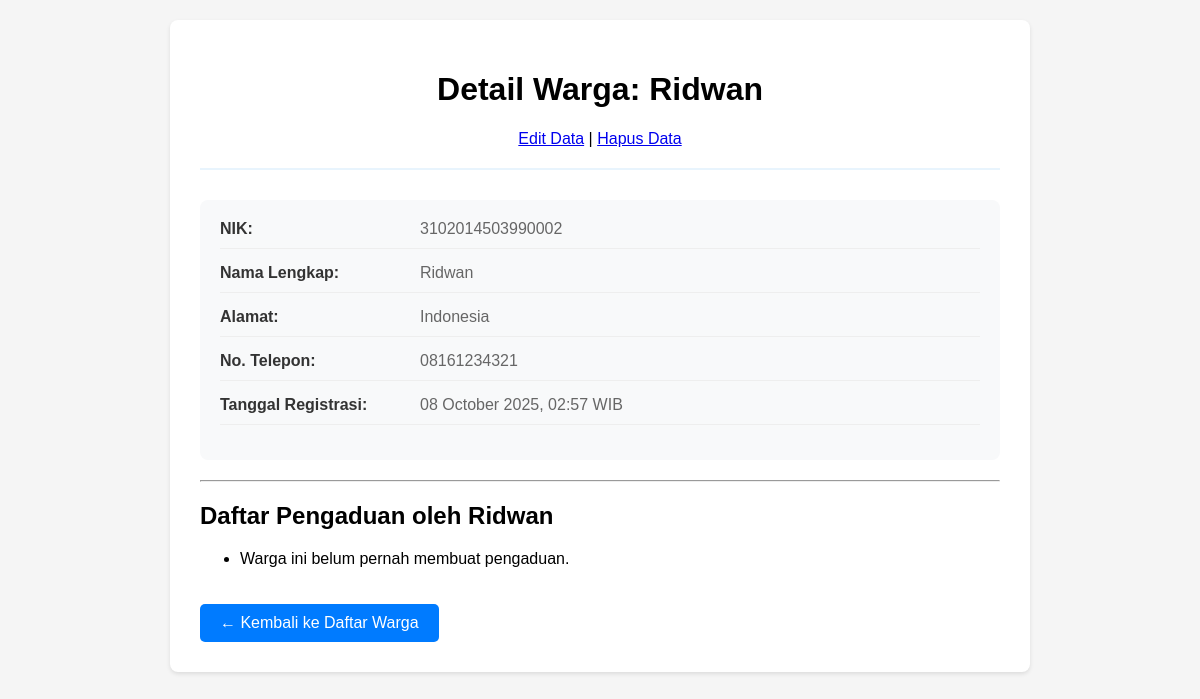
Page /warga/3/ on the committed database.
### warga/models.py (models this page shows, shortened)
class Warga(models.Model):
    nik = models.CharField(max_length=16, unique=True, verbose_name="nomor Induk Kependudukan")
    nama_lengkap = models.CharField(max_length=100, verbose_name="Nama Lengkap")
    alamat = models.TextField(verbose_name="Alamat Tinggal")
    no_telepon = models.CharField(max_length=15, blank=True, verbose_name="Nomor Telepon")
    tanggal_registrasi = models.DateTimeField(auto_now_add=True)

### warga/views.py (the view)
# urls.py: path('<int:pk>/', WargaDetailView.as_view(), name='warga-detail'),
class WargaDetailView(DetailView):
    model = Warga

### warga/templates/warga/warga_detail.html (shortened to what this page needs)
<!DOCTYPE html>
<html lang="id">
  <head>
  </head>
  <body>
    <div class="container">
      <div class="header">
        <h1>Detail Warga: {{ object.nama_lengkap }}</h1>
        <a href="{% url 'warga-edit' object.pk %}">Edit Data</a> |
        <a href="{% url 'warga-hapus' object.pk %}">Hapus Data</a>
      </div>
      <div class="detail-card">
        <div class="detail-row">
          <div class="detail-label">NIK:</div>
          <div class="detail-value">{{ object.nik }}</div>
        </div>
        <div class="detail-row">
          <div class="detail-label">Nama Lengkap:</div>
          <div class="detail-value">{{ object.nama_lengkap }}</div>
        </div>
        <div class="detail-row">
          <div class="detail-label">Alamat:</div>
          <div class="detail-value">{{ object.alamat }}</div>
        </div>
        <div class="detail-row">
          <div class="detail-label">No. Telepon:</div>
          <div class="detail-value">
            {{ object.no_telepon|default:"Tidak ada" }}
          </div>
        </div>
        <div class="detail-row">
          <div class="detail-label">Tanggal Registrasi:</div>
          <div class="detail-value">
            {{ object.tanggal_registrasi|date:"d F Y, H:i" }} WIB
          </div>
        </div>
      </div>
      <hr />
      <h2>Daftar Pengaduan oleh {{ object.nama_lengkap }}</h2>
      <ul>
        {% for aduan in object.pengaduan_set.all %}
        <li>
          <strong>{{ aduan.judul }}</strong> (Status: {{ aduan.get_status_display }})
          <p>{{ aduan.deskripsi }}</p>
          <a href="{% url 'pengaduan-edit' aduan.pk %}">Edit</a> |
          <a href="{% url 'pengaduan-hapus' aduan.pk %}">Hapus</a>
        </li>
        {% empty %}
        <li>Warga ini belum pernah membuat pengaduan.</li>
        {% endfor %}
      </ul>
      <a href="{% url 'warga-list' %}" class="back-link"
        >← Kembali ke Daftar Warga</a>
    </div>
  </body>
</html>

### warga/templates/warga/warga_detail.html (style rules this page uses)
body { font-family: Arial, sans-serif; margin: 20px; background-color: #f5f5f5; }
.container { max-width: 800px; margin: 0 auto; background-color: white; padding: 30px; border-radius: 8px; box-shadow: 0 2px 4px rgba(0, 0, 0, 0.1); }
.header { text-align: center; margin-bottom: 30px; border-bottom: 2px solid #e8f4fd; padding-bottom: 20px; }
.detail-card { background-color: #f8f9fa; padding: 20px; border-radius: 8px; margin-bottom: 20px; }
.detail-row { display: flex; margin-bottom: 15px; border-bottom: 1px solid #eee; padding-bottom: 10px; }
.detail-label { font-weight: bold; width: 200px; color: #333; }
.detail-value { flex: 1; color: #666; }
.back-link { display: inline-block; background-color: #007bff; color: white; padding: 10px 20px; text-decoration: none; border-radius: 5px; margin-top: 20px; }

### rows in the picture
Warga: nama_lengkap "Ridwan", nik "3102014503990002", alamat "Indonesia", no_telepon "08161234321", tanggal_registrasi "08 October 2025, 02:57"
